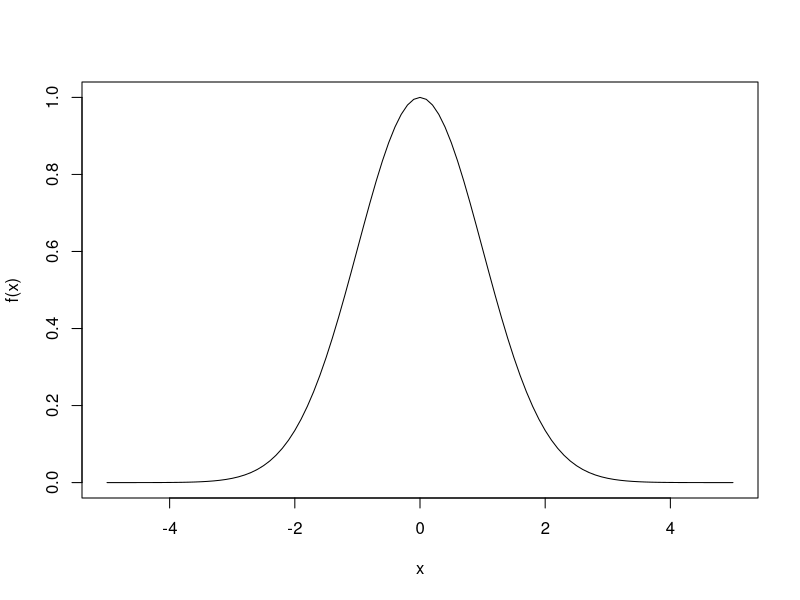
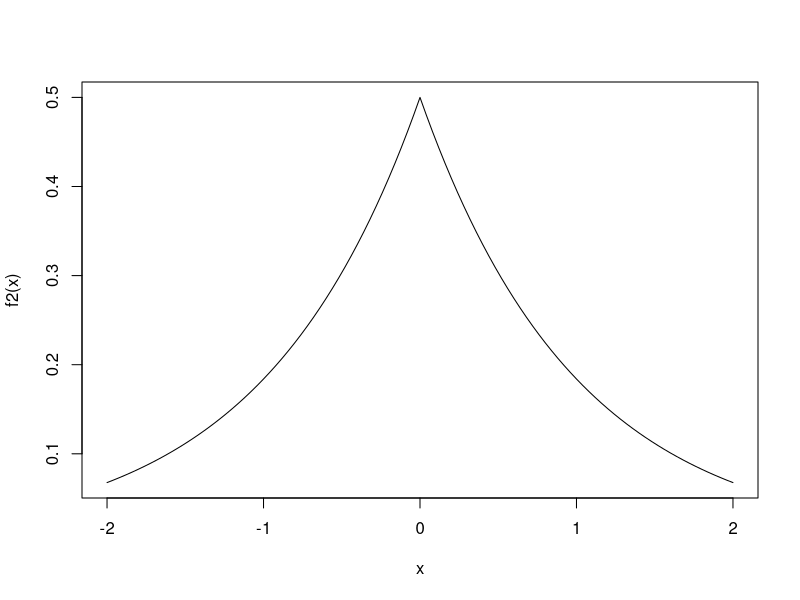
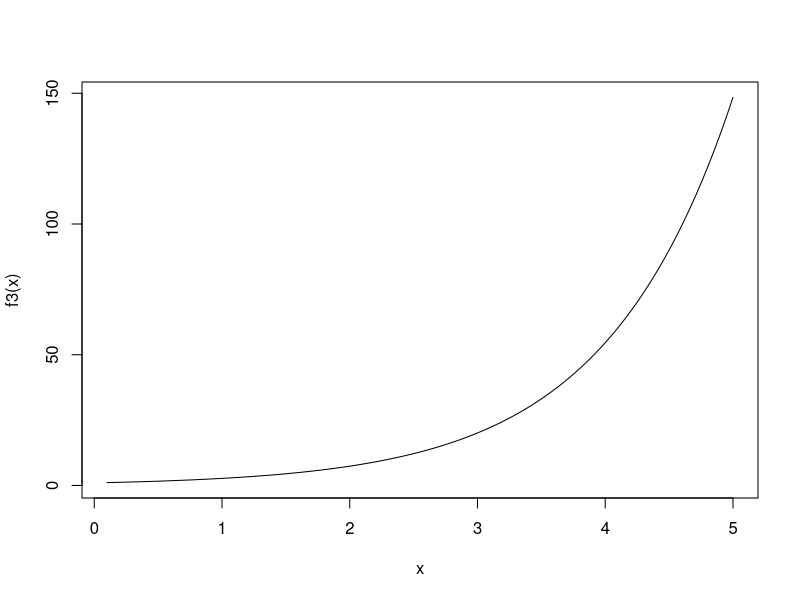

Write the R code that produced these figures, in order.
### Source:Christiaan Heij, Paul de Boer, Philip Hans Franses, Teun Kloek, ###
### Herman K. van Dijk (2004).Econometric Methods with Applications in     ###
### Business and Economics. Oxford University Press                        ###
### https://global.oup.com/booksites/content/0199268010/                   ###
### Exercise 1 9 and Exercise 1 10 (p 72 - 73)                             ###
f<- function(x){
result<- exp(-1/2*x^2)
return(result)
}
curve(f, -5,5)
### Excersice 1 9 (d) (p.72) cf) Laplace distribution
f2<- function(x){
result<- 1/2*exp(-abs(x))
return(result)
}
curve(f2, -2,2)

### Exercise 1 10   cf) the moment estimator 
f3<- function(x){
result<- exp(x)
return(result)
}
curve(f3, 0.1, 5)
